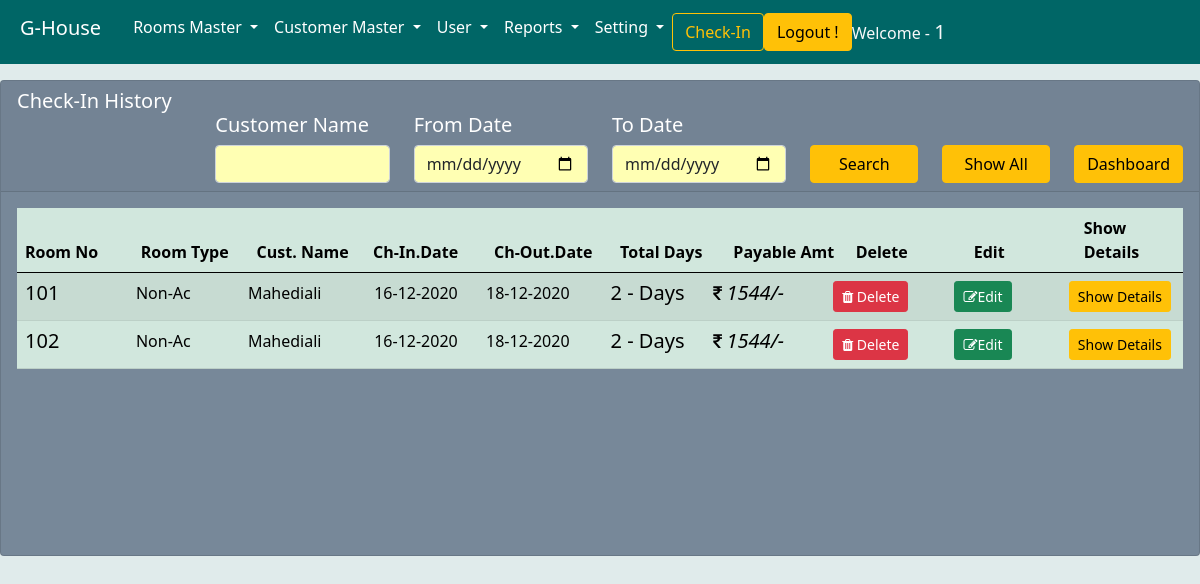
/checkinhistory/ (signed in), run on the app's committed database.
### ghouse/models.py (models this page shows, shortened)
class checkinmodel(models.Model):
    chno = models.IntegerField(primary_key=True,blank=True,serialize=True,)
    chindate = models.DateField(default=datetime.now().strftime('%Y-%m-%d'),)
    chintime = models.TimeField(default=datetime.now().strftime('%H:%M:%S'),)
    choutdate = models.DateField()
    chouttime = models.TimeField()
    rno = models.IntegerField()
    rtype = models.CharField(max_length=100)
    rprice = models.IntegerField()
    rstatus = models.BooleanField(default=False)
    fullname = models.CharField(max_length=500)
    companyname = models.CharField(max_length=200)
    designation = models.CharField(max_length=200)
    mobile = models.PositiveIntegerField()
    emailid = models.EmailField(max_length=200)
    city = models.CharField(max_length=100)
    state = models.CharField(max_length=100)
    country = models.CharField(max_length=100,default='India')
    fulladdress = models.TextField(max_length=500)
    chtotaldays = models.CharField(max_length=100,blank=True)
    person = models.IntegerField()
    extraperson = models.IntegerField(default=0)
    extrarate = models.IntegerField(default=0)
    totalextrarate = models.IntegerField(default=0,null=True,blank=True)
    extradays = models.IntegerField(default=1)
    totalamount = models.FloatField(null=True,blank=True)
    actualamount = models.FloatField(null=True,blank=True)
    finalamount = models.DecimalField(default=0,blank=True,decimal_places=2,max_digits=6)
    roundamount = models.IntegerField(null=True,blank=True)
    advancepaidamount = models.IntegerField(default=0,null=True)
    paybleamount = models.IntegerField(null=True,blank=True)
    totalroomtarif = models.IntegerField(default=0,blank=True)
    roomamount = models.IntegerField(default=0,blank=True)
    gstamount = models.DecimalField(default=0,blank=True,decimal_places=2,max_digits=6)
    foodbillamount = models.IntegerField(default=0)
    laundybill = models.IntegerField(default=0)
    phonebill = models.IntegerField(default=0)
    Internetcharge = models.IntegerField(default=0)
    otherchargelable = models.CharField(blank=True,max_length=100)
    othercharge = models.IntegerField(default=0,null=True,blank=True)
    gst = models.FloatField(null=True,blank=True)
    gstshow = models.FloatField(null=True,blank=True)
    discount = models.IntegerField(default=0,blank=True)
    discountamount = models.FloatField(null=True,blank=True)
    paymethod = models.CharField(max_length=200,default='Cash')
    objects = models.Manager()

### ghouse/views.py (the view)
# urls.py: path('checkinhistory/', checkinhistory, name='checkinhistory'),
def checkinhistory(request):
    if request.user.is_authenticated:
        history = checkinmodel.objects.all().order_by('chindate')
        counthistory = checkinmodel.objects.all().count()
        filterhistory = filtercheckinhistory(request.GET, queryset=history)
        history = filterhistory.qs
        fiteredcount = filterhistory.qs.count()
        context = {'history': history, 'filterhistory': filterhistory,
                   'counthistory': counthistory, 'fiteredcount': fiteredcount}
        return render(request, 'checkedinhistory.html', context)

### ghouse/templates/checkedinhistory.html (shortened to what this page needs)
{% extends 'base.html' %}
{% load widget_tweaks %}
{% block body %}
<div class="row ml-2 mr-2">
    <div class="col">
        <div class="card mt-3">
            <div class="card-header h5">
                Check-In History
                <form action="" method="GET">
                    <div class="row ml-5">
                        <div class="col-2 "></div>
                        <div class="col-2">
                            {{ filterhistory.form.fullname.label_tag }}
                            {% render_field filterhistory.form.fullname class="form-control mt-2" type="text" style="background-color: #ffffb3" %}
                        </div>
                        <div class="col-2">
                            {{ filterhistory.form.fromdate.label_tag }}
                            {% render_field filterhistory.form.fromdate class="form-control mt-2" type="date" style="background-color: #ffffb3;" %}
                        </div>
                        <div class="col-2">
                            {{ filterhistory.form.todate.label_tag }}
                            {% render_field filterhistory.form.todate class="form-control mt-2" type="date" style="background-color: #ffffb3;" %}
                        </div>
                        <div class="col d-grid gap-2 mt-2 ">
                            <button class="btn btn-warning mt-4" type="submit">Search</button>
                        </div>
                        <div class="col d-grid gap-2 mt-2">
                            <a href="{% url 'checkinhistory' %}" class="btn btn-warning mt-4" type="submit">Show All</a>
                        </div>
                        <div class="col mt-2">
                            <a href="{% url 'dashboard' %}" class="btn btn-warning mt-4">Dashboard</a>
                        </div>
                    </div>
                </form>
            </div>
            <div class="card-body">
                <table id="tabledash" class="table table-responsive table-success table-striped table-hover scroll">
                    <thead id="theaddash">
                        <tr id="trdash">
                            <th id="thdash">Room No</th>
                            <th id="thdash">Room Type</th>
                            <th id="thdash">Cust. Name</th>
                            <th id="thdash">Ch-In.Date</th>
                            <th id="thdash">Ch-Out.Date</th>
                            <th id="thdash">Total Days</th>
                            <th id="thdash">Payable Amt</th>
                            <th id="thdash">Delete</th>
                            <th id="thdash">Edit</th>
                            <th id="thdash">Show Details</th>
                        </tr>
                    </thead>
                    <tbody id="tbodydash" style="height: 250px;">
                        {% for i in history %}
                        <tr id="trdash">
                            <td id="tddash"><b class="h5">{{i.rno}}</b></td>
                            <td id="tddash">{{i.rtype}}</td>
                            <td id="tddash">{{i.fullname}}</td>
                            <td id="tddash">{{i.chindate|date:"d-m-Y"}}</td>
                            <td id="tddash">{{i.choutdate|date:"d-m-Y"}}</td>
                            <td id="tddash" class="h5 text-center">{{i.chtotaldays}} - Days</td>
                            <td id="tddash" class="text-right"><b><i class="h5"><small><i class="fa fa-rupee"></i>
                                        </small>{{i.paybleamount}}/-</b></td>
                            <td id="tddash"><a class="btn btn-sm btn-danger" data-toggle="tooltip" data-placement="top"
                                    title="Delete Check-In Details" href="{% url 'deletecheckin' i.pk %}"><i
                                        class="fa fa-trash"></i> Delete</a></td>
                            <td id="tddash"><a class="btn btn-sm btn-success" data-toggle="tooltip" data-placement="top"
                                    title="Edit Check-In Details" href="{% url 'editcheckin' i.pk %}"><i
                                        class="fa fa-edit"></i>Edit</a></td>
                            <td id="tddash"><a href="{% url 'checkeddetails' i.pk %}"
                                    class="btn btn-sm btn-warning float-right">Show Details</a></td>
                        </tr>
                        {% empty %}
                        <div class="alert alert-danger text-center"><b>------ No Any Record Found ------</b></div>
                        {% endfor %}
                    </tbody>
                </table>
            </div>
        </div>
    </div>
</div>
{% endblock body %}

### ghouse/templates/base.html (shortened to what this page needs)
{% load static %}
<!doctype html>
<html lang="en">
<head>
  <link href="https://cdn.jsdelivr.net/npm/bootstrap@5.0.0-alpha3/dist/css/bootstrap.min.css" rel="stylesheet"
>
  <link rel="stylesheet" href="https://stackpath.bootstrapcdn.com/font-awesome/4.7.0/css/font-awesome.min.css">
  <link rel="stylesheet" href="{% static 'css/tstayle.css' %}">
</head>
<body style="background-color: #e0ebeb;">
  <nav class="navbar navbar-expand-lg " style="background-color:  #006666;">
    <div class="container-fluid">
      <a class="navbar-brand p-2 text-bold h2 text-white" href="{% url 'dashboard' %}">G-House</a>
      <div class="collapse navbar-collapse" id="navbarSupportedContent">
        <ul class="navbar-nav mr-auto mb-2 mb-lg-0 ml-2 ">
          <li class="nav-item dropdown ">
            <a class="nav-link dropdown-toggle h6 text-white " href="#" id="navbarDropdown" role="button"
              data-toggle="dropdown" aria-expanded="false">
              Rooms Master
            </a>
          </li>
          <li class="nav-item dropdown">
            <a class="nav-link dropdown-toggle h6 text-white" href="#" id="navbarDropdown" role="button"
              data-toggle="dropdown" aria-expanded="false">
              Customer Master
            </a>
          </li>
          <li class="nav-item dropdown">
            <a class="nav-link dropdown-toggle h6 text-white" href="#" id="navbarDropdown" role="button"
              data-toggle="dropdown" aria-expanded="false">
              User
            </a>
          </li>
          <li class="nav-item dropdown">
            <a class="nav-link dropdown-toggle h6 text-white" href="#" id="navbarDropdown" role="button"
              data-toggle="dropdown" aria-expanded="false">
              Reports
            </a>
          </li>
          <li class="nav-item dropdown">
            <a class="nav-link dropdown-toggle h6 text-white" href="#" id="navbarDropdown" role="button"
              data-toggle="dropdown" aria-expanded="false">
              Setting
            </a>
          </li>
        </ul>
        <form class="d-flex">
          <a href="{% url 'DisplayAllRooms' %}" class="btn btn-outline-warning mr-2" type="submit">Check-In</a>
        </form>
        <a class="btn btn-warning mr-3" href="{% url 'logout' %}">Logout !</a>
        <span class="text-light"> Welcome - <b class="h5">{{request.user|upper}}</b></span>
      </div>
    </div>
  </nav>
  {% block body %}
  {% endblock body %}
</body>
</html>

### static/css/tstayle.css (style rules this page uses)
#tabledash { width: 1200px; border-spacing: 0; }
#tbodydash, #theaddash #trdash { display: block; }
#tbodydash { height: 100px; overflow-y: auto; overflow-x: hidden; }
#tbodydash #tddash, #theaddash #thdash { width: 200px; }

### ghouse/templates/base.html (style rules this page uses)
#tabledash { width: 100%; border-spacing: 0; }
#tbodydash, #theaddash #trdash { display: block; }
#tbodydash { height: 150px; overflow-y: auto; overflow-x: hidden; }
#tbodydash #tddash, #theaddash #thdash { width: 150px; }
#theaddash #thdash:last-child { width: 130px; }
.card { background-color: #778899; color: white; }

### data on the page
checkinmodel: rno "101", rtype "Non-Ac", fullname "Mahediali", chindate "16-12-2020", choutdate "18-12-2020", chtotaldays "2", paybleamount "1544"
checkinmodel: rno "102", rtype "Non-Ac", fullname "Mahediali", chindate "16-12-2020", choutdate "18-12-2020", chtotaldays "2", paybleamount "1544"

### other printed values
{{ request.user|upper }} "1"
{{ filterhistory.form.fullname.label_tag }} "Customer Name"
{{ filterhistory.form.fromdate.label_tag }} "From Date"
{{ filterhistory.form.todate.label_tag }} "To Date"
